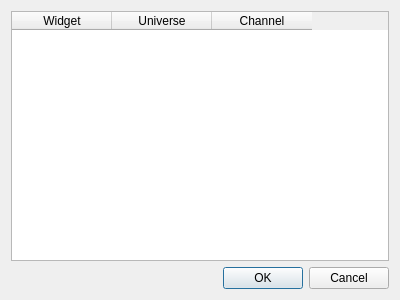
<?xml version="1.0" encoding="UTF-8"?>
<ui version="4.0">
 <class>VCMultiInputEditor</class>
 <widget class="QDialog" name="VCMultiInputEditor">
  <property name="geometry">
   <rect>
    <x>0</x>
    <y>0</y>
    <width>400</width>
    <height>300</height>
   </rect>
  </property>
  <property name="windowTitle">
   <string>Batch Edit Inputs</string>
  </property>
  <layout class="QVBoxLayout" name="verticalLayout">
   <item>
    <widget class="QTableWidget" name="tableWidget">
     <column>
      <property name="text">
       <string>Widget</string>
      </property>
     </column>
     <column>
      <property name="text">
       <string>Universe</string>
      </property>
     </column>
     <column>
      <property name="text">
       <string>Channel</string>
      </property>
     </column>
    </widget>
   </item>
   <item>
    <layout class="QHBoxLayout" name="horizontalLayout">
     <item>
      <spacer name="horizontalSpacer">
       <property name="orientation">
        <enum>Qt::Horizontal</enum>
       </property>
       <property name="sizeHint" stdset="0">
        <size>
         <width>40</width>
         <height>20</height>
        </size>
       </property>
      </spacer>
     </item>
     <item>
      <widget class="QPushButton" name="okButton">
       <property name="text">
        <string>OK</string>
       </property>
      </widget>
     </item>
     <item>
      <widget class="QPushButton" name="cancelButton">
       <property name="text">
        <string>Cancel</string>
       </property>
      </widget>
     </item>
    </layout>
   </item>
  </layout>
 </widget>
 <resources/>
 <connections>
  <connection>
   <sender>okButton</sender>
   <signal>clicked()</signal>
   <receiver>VCMultiInputEditor</receiver>
   <slot>accept()</slot>
   <hints>
    <hint type="sourcelabel">
     <x>248</x>
     <y>274</y>
    </hint>
    <hint type="destinationlabel">
     <x>157</x>
     <y>274</y>
    </hint>
   </hints>
  </connection>
  <connection>
   <sender>cancelButton</sender>
   <signal>clicked()</signal>
   <receiver>VCMultiInputEditor</receiver>
   <slot>reject()</slot>
   <hints>
    <hint type="sourcelabel">
     <x>336</x>
     <y>274</y>
    </hint>
    <hint type="destinationlabel">
     <x>286</x>
     <y>274</y>
    </hint>
   </hints>
  </connection>
 </connections>
</ui>
